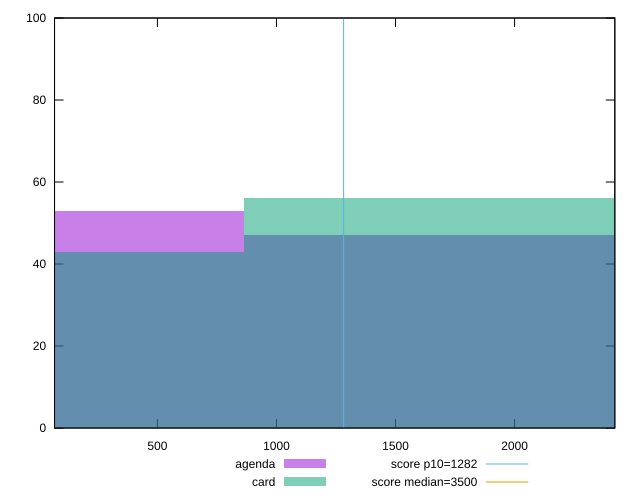

Generate this figure with gnuplot:
reset

$agenda <<EOF
1724.6854558092857 47
0 53
EOF

$card <<EOF
1724.6854558092857 56
0 43
EOF

set key outside below
set boxwidth 1724.6854558092857
set xrange [67.97999999999999:2420.9439999999986]
set yrange [0:100]
set trange [0:100]
set style fill transparent solid 0.5 noborder

set parametric
set terminal svg size 640, 500 enhanced background rgb 'white'
set output "reports/report_00027_2021-02-24T12-40-31.850Z/bootup-time/comparison/histogram/1_vs_2.svg"

plot $agenda title "agenda" with boxes, \
     $card title "card" with boxes, \
     1282,t title "score p10=1282", \
     3500,t title "score median=3500"

reset
